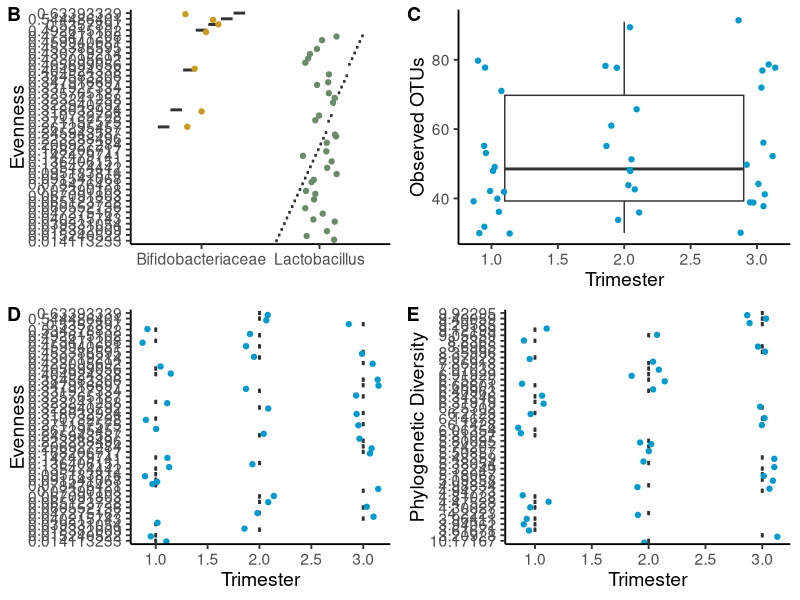

This chart was generated by the following R code:
library(ggplot2)
library(cowplot)
setwd("~/Google Drive File Stream/My Drive/CVF Samples/R_stuff/")

brandon <- read.csv2("whiteson_metadata10_cvx6x.txt", sep = "\t", check.names = F)

obs_otu <- ggplot(data = brandon) +
  aes(x = TrimesterNo, y = observed_otus3_16s) +
  geom_boxplot(outlier.shape = NA) + geom_jitter(width = 0.15, colour = "deepskyblue3") + 
  labs(x = 'Trimester',
       y = 'Observed OTUs') +
  theme_classic(base_size = 14)


Evenness <- ggplot(data = brandon) +
  aes(x = TrimesterNo, y = equitability3_16s) +
  geom_boxplot(outlier.shape = NA) + geom_jitter(width = 0.15, colour = "deepskyblue3") + 
  labs(x = 'Trimester',
       y = 'Evenness') +
  theme_classic(base_size = 14)

PD <- ggplot(data = brandon) +
  aes(x = TrimesterNo, y = PD_whole_tree3_16s) +
  geom_boxplot(outlier.shape = NA) + geom_jitter(width = 0.15, colour = "deepskyblue3") + 
  labs(x = 'Trimester',
       y = 'Phylogenetic Diversity') +
  theme_classic(base_size = 14)

drop_shuttle <- subset(brandon, brandon$DomGen_16s!="Shuttleworthia")

BvsL_even <- ggplot(drop_shuttle) +
  aes(x = DomGen_16s, y = equitability3_16s) +
  geom_boxplot(outlier.shape = NA) + 
  geom_jitter(width = 0.15, aes(colour = drop_shuttle$DomGen_16s), show.legend = FALSE) + 
  labs(x = "", y = 'Evenness') +
  theme_classic(base_size = 14) + scale_color_manual(values=c("goldenrod3", "darkseagreen4"))

cowplot::plot_grid(BvsL_even, obs_otu, Evenness, PD, ncol = 2, labels = c("B","C", "D", "E"))

